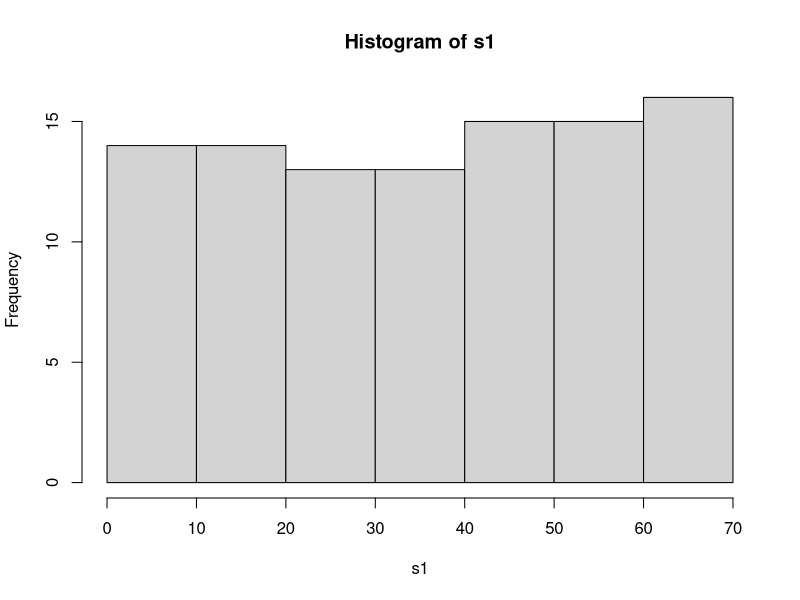
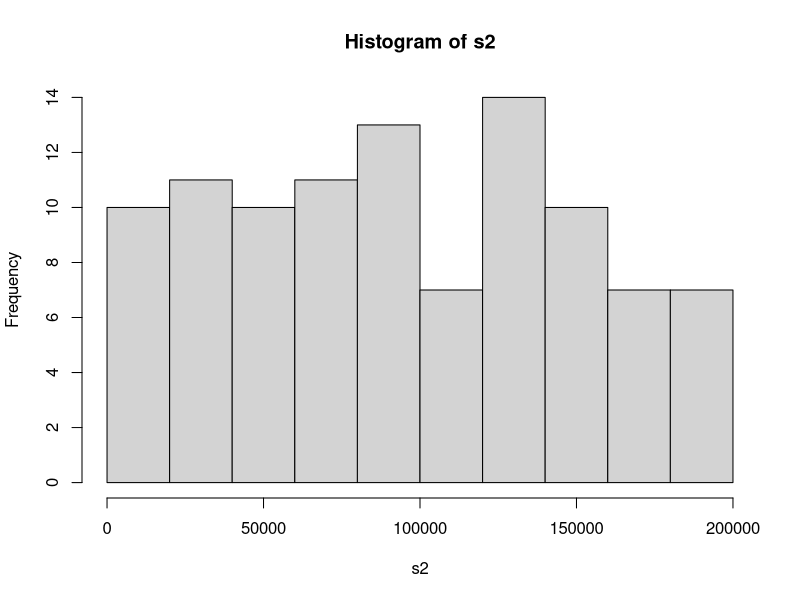

Write R code to recreate these figures, in order.
## ---- chunk 1
knitr::opts_chunk$set(echo = TRUE)
## ---- chunk 2
suite <- function(n, a, s1) {
  s = rep(-1, n)
  s[1] = s1
  for (i in 2:n) {
    s[i] = (a * s[i-1]) %% 7
  }
  return(s)
}

# longueur max cycle : 6 ?
n = 100
a = 3
s1 = 1
suite(n, a, s1) # 1 3 2 6 4 5 : longueur 6
a = 4
suite(n, a, s1) # 1 4 2 : longueur 3
# suite(rep(n, 5), 1:5, rep(s1, 5))
## ---- chunk 3
suite <- function(a, b, m, s1) {
  s = rep(-1, n)
  s[1] = s1
  for (i in 2:n) {
    s[i] = (a * s[i-1] + b) %% m
  }
  return(s)
}

gcd <- function(x,y) {
  r <- x %% y;
  return(ifelse(r, gcd(y, r), y))
}

s1 = 1
a = 4; b = 2; m = 9; suite(a, b, m, s1) # OK : cycle 9
a = 2; b = 2; m = 9; suite(a, b, m, s1) # KO : 3 % 9 == 0 or 3 % (2 - 1) != 0
a = 3; b = 3; m = 9; suite(a, b, m, s1) # KO : PGCD(3, 9) = 3 or 3 != 1
a = 1; b = 1; m = 9; suite(a, b, m, s1) # OK : cycle 9
## ---- chunk 4
s1 = suite(11, 1, 71, 1)
# montrer que la période de s est 70 (utiliser which)
which(s1==1)
hist(s1)

s2 = suite(24298, 99991, 199017, 1)
hist(s2)
